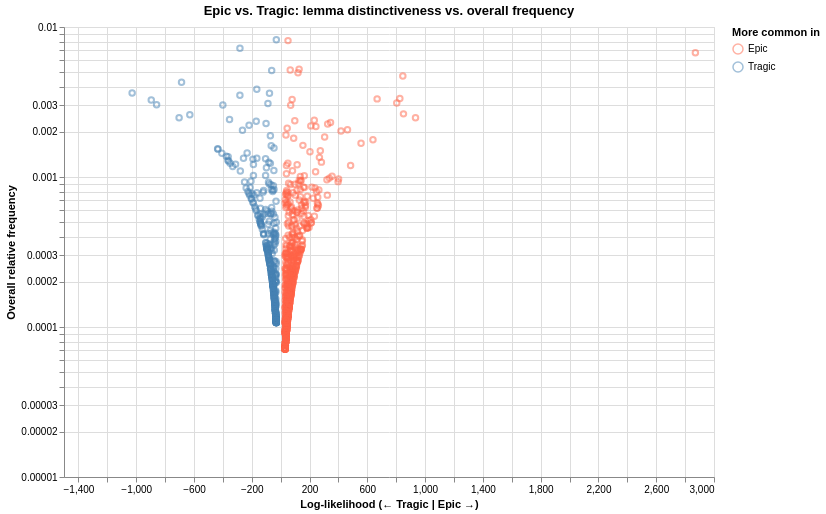

Notebook code for this chart:
### Code cell
alt.Chart(epic_tragedy_plot_df).mark_point(opacity=0.5, size=30).encode(
    x=alt.X("log_likelihood:Q", title="Log-likelihood (← Tragic | Epic →)"),
    y=alt.Y(
        "relative_frequency:Q",
        title="Overall relative frequency",
        scale=alt.Scale(type="log"),
    ),
    color=alt.Color(
        "register:N",
        scale=alt.Scale(domain=["Epic", "Tragic"], range=["tomato", "steelblue"]),
        legend=alt.Legend(title="More common in"),
    ),
    tooltip=["lemma:N", "log_likelihood:Q", "relative_frequency:Q"],
).properties(
    title="Epic vs. Tragic: lemma distinctiveness vs. overall frequency",
    width=650,
    height=450,
)

### Figure 1 — Vega-Lite specification as saved in the notebook (floating-point values rounded to 4 significant figures; data arrays with more than 128 entries replaced by an {"elided": "..."} marker saying what was removed)
{"config": {"view": {"continuousWidth": 300, "continuousHeight": 300}}, "data": {"name": "data-fe6f7c6a734c36d7034ecb37adbb278b"}, "mark": {"type": "point", "opacity": 0.5, "size": 30}, "encoding": {"color": {"field": "register", "legend": {"title": "More common in"}, "scale": {"domain": ["Epic", "Tragic"], "range": ["tomato", "steelblue"]}, "type": "nominal"}, "tooltip": [{"field": "lemma", "type": "nominal"}, {"field": "log_likelihood", "type": "quantitative"}, {"field": "relative_frequency", "type": "quantitative"}], "x": {"field": "log_likelihood", "title": "Log-likelihood (← Tragic | Epic →)", "type": "quantitative"}, "y": {"field": "relative_frequency", "scale": {"type": "log"}, "title": "Overall relative frequency", "type": "quantitative"}}, "height": 450, "title": "Epic vs. Tragic: lemma distinctiveness vs. overall frequency", "width": 650, "$schema": "https://vega.github.io/schema/vega-lite/v6.4.1.json", "datasets": {"data-fe6f7c6a734c36d7034ecb37adbb278b": {"elided": "949 records"}}}
